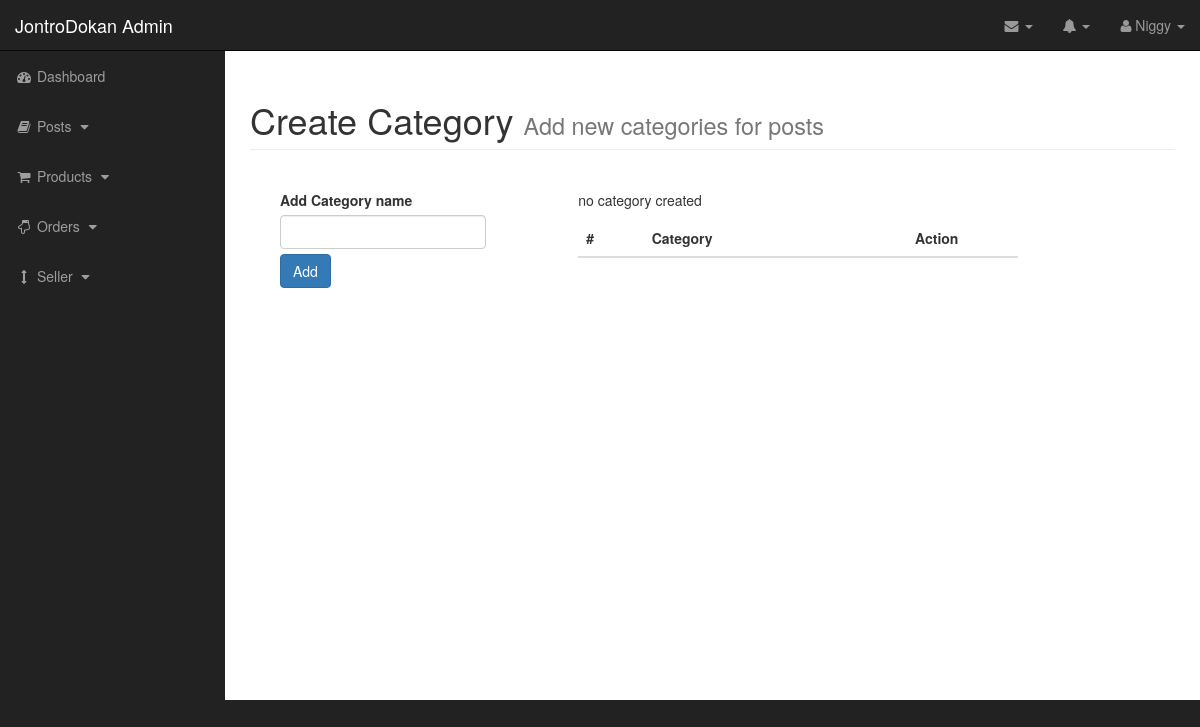
Before: /admin/create_cat.php with the older database file.
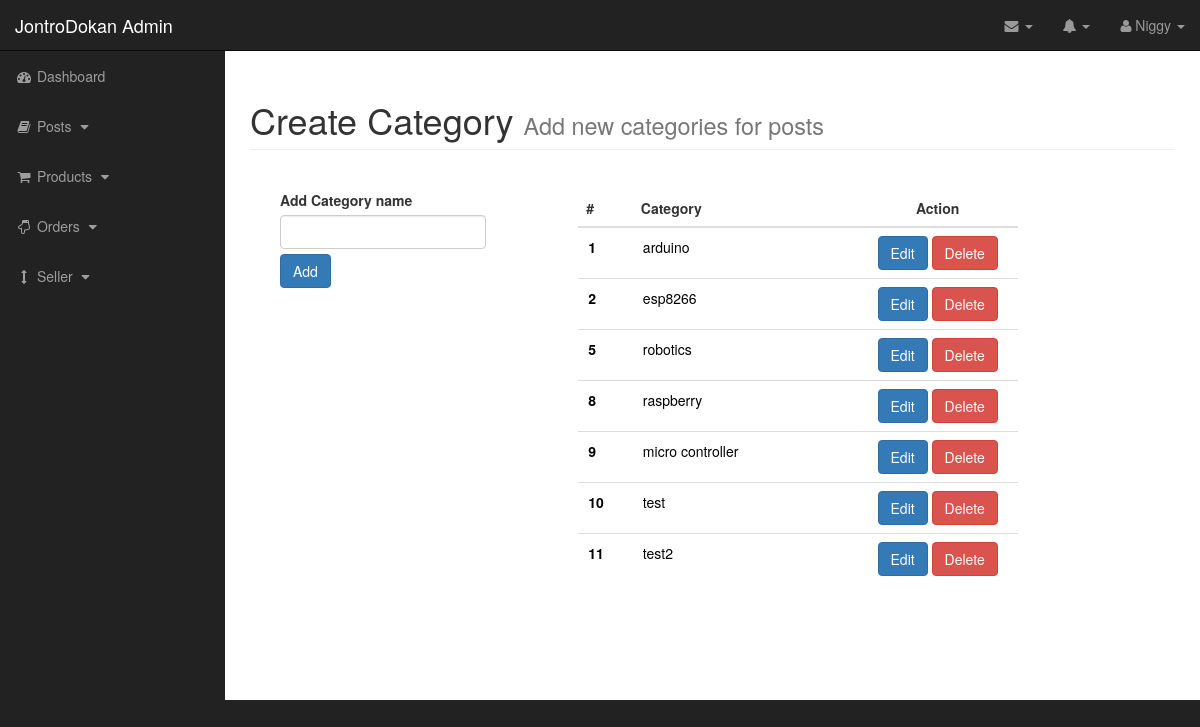
After: the same page with the newer database file.
### tables this page shows
CREATE TABLE `post_categories` (
  `cat_id` int(3) NOT NULL,
  `cat_title` varchar(255) NOT NULL
);

### admin/create_cat.php (the view, shortened to what this page needs)
<?php include('includes/admin_header.php'); ?>
<?php include('../database/db_connect.php') ?>
<div id="wrapper">
    <nav class="navbar navbar-inverse navbar-fixed-top" role="navigation">
        <div class="navbar-header">
            <a class="navbar-brand" href="index.html">JontroDokan Admin</a>
        </div>
        <ul class="nav navbar-right top-nav">
            <?php include('includes/messages.php') ?>
            <?php include('includes/alert.php') ?>
            <?php include('includes/profile.php') ?>
        </ul>
        <?php include('includes/sidebar.php') ?>
    </nav>
    <div id="page-wrapper">
        <div class="container-fluid">
            <div class="row">
                <div class="col-lg-12">
                    <h1 class="page-header">
                        Create Category
                        <small>Add new categories for posts</small>
                    </h1>
                </div>
            </div>
            <div class="row align-items-center d-flex content_">
                <div class="col-md-4">
                    <div class="col-sm-10">
                        <form method="post" action="create_cat.php">
                            <div class="mb-3">
                                <label for="exampleInputEmail1" class="form-label">Add Category name</label>
                                <input type="text" class="form-control" id="exampleInputEmail1" name="cat">
                            </div>
                            <button type="submit" class="btn btn-primary" style="margin-top: 5px;" name="submit">Add</button>
                        </form>
                    </div>
                    <div class="col-sm-10"></div>
                </div>
                <div class="col-md-6">
                    <table class="table table-hover">
                        <thead>
                            <tr>
                                <th scope="col">#</th>
                                <th scope="col">Category</th>
                                <th scope="col" class="text-center">Action</th>
                            </tr>
                        </thead>
                        <tbody>
                            <?php
                            $query = "select * from post_categories";
                            $cats = mysqli_query($connect, $query);
                            $count = mysqli_num_rows($cats);
                            if ($count == 0) {
                                echo "<p>no category created</p>";
                            } else {
                                while ($rows = mysqli_fetch_assoc($cats)) {
                                    $cat_title = $rows['cat_title'];
                                    $cat_id = $rows['cat_id'];
                            ?>
                                    <tr>
                                        <form action="create_cat.php" method="post">
                                            <th scope="row"><input name="cat_id" type="text" value="<?php echo $cat_id; ?>" readonly="true" placeholder="<?php echo $cat_id; ?>" style="border: none; background: transparent; color: #000;" size="1"/></th>
                                            <td>
                                                <input name="cat_title" type="text" value="<?php echo $cat_title; ?>" readonly="true" placeholder="<?php echo $cat_title; ?>" style="border: none; background: transparent; color: #000;"/>
                                            </td>
                                            <td colspan="2" class="text-center">
                                                <button class="btn btn-primary" type="submit" name="edit">Edit</button>
                                                <button class="btn btn-danger" type="submit" name="edit">Delete</button>
                                            </td>
                                        </form>
                                    </tr>
                            <?php
                                }
                            }
                            ?>
                        </tbody>
                    </table>
                </div>
            </div>
        </div>
    </div>
</div>
</body>
</html>

Changed rows visible on the page:
added post_categories: cat_id "1", cat_title "arduino"
added post_categories: cat_id "2", cat_title "esp8266"
added post_categories: cat_id "5", cat_title "robotics"
added post_categories: cat_id "8", cat_title "raspberry"
added post_categories: cat_id "9", cat_title "micro controller"
added post_categories: cat_id "10", cat_title "test"
added post_categories: cat_id "11", cat_title "test2"
Other visible differences:
text no longer shown: "no category created"
